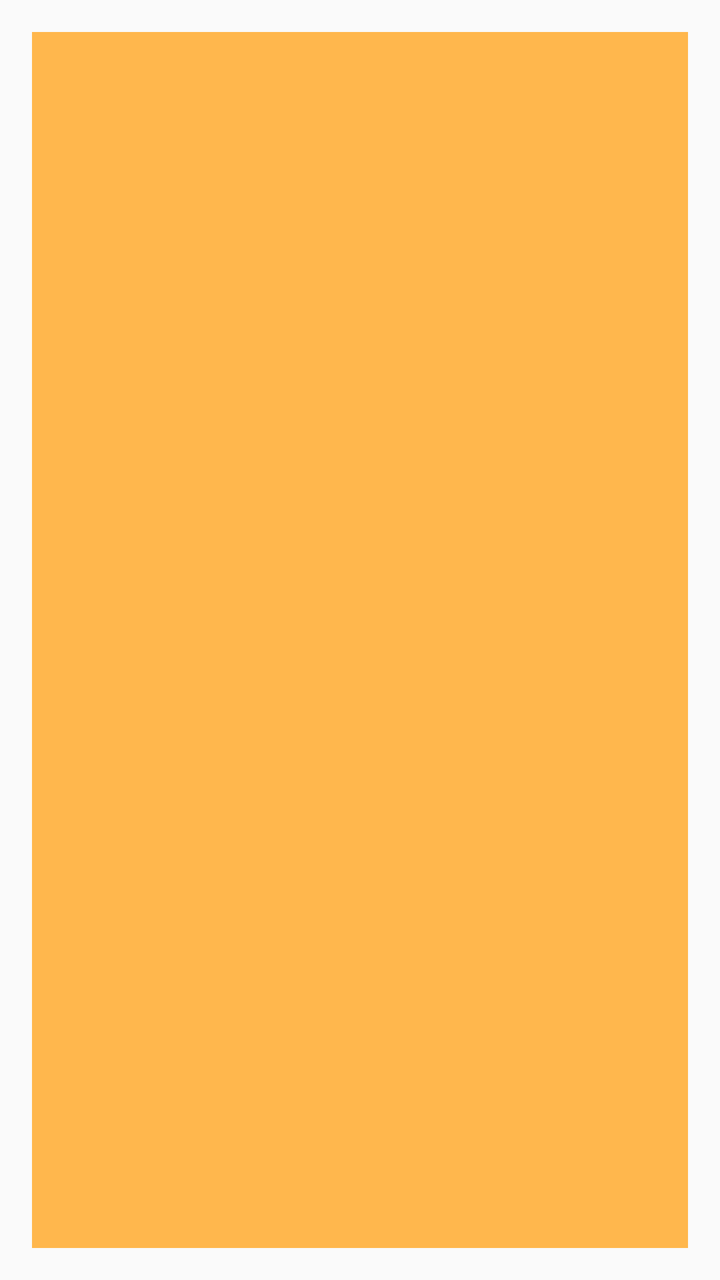
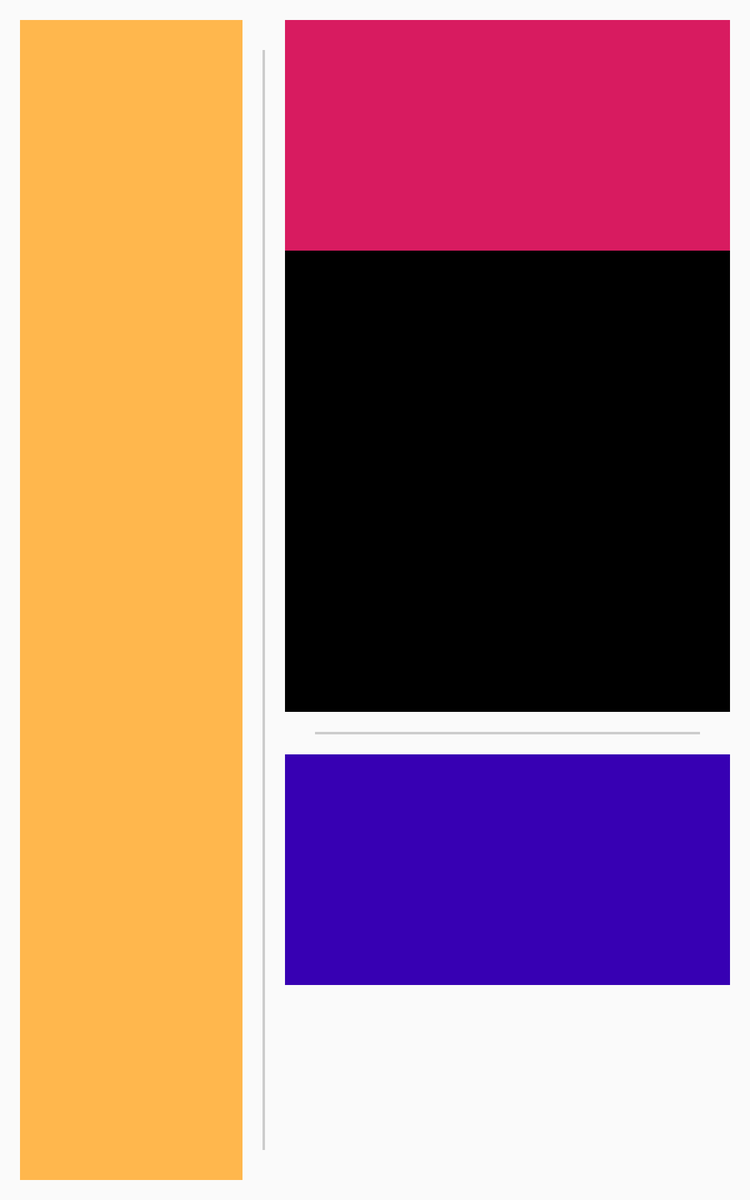

The same Android screen from two of the app's own layout files: first res/layout/ as a phone draws it, then the repository's variant for another configuration, drawn on a device whose configuration selects that folder. Both files follow.
<!-- AndroidManifest.xml: application theme AppTheme -->
<!-- res/layout/activity_steps_and_shared.xml -->
<?xml version="1.0" encoding="utf-8"?>
<FrameLayout
    xmlns:android="http://schemas.android.com/apk/res/android"
    android:layout_width="match_parent"
    android:layout_height="match_parent"
    android:layout_margin="@dimen/double_layout_margin">

    <include layout="@layout/container_steps"/>

</FrameLayout>
<!-- res/layout/container_steps.xml (included above) -->
<?xml version="1.0" encoding="utf-8"?>
<FrameLayout
    xmlns:android="http://schemas.android.com/apk/res/android"
    xmlns:tools="http://schemas.android.com/tools"
    android:id="@+id/steps_container"
    style="@style/container_style"
    android:layout_height="match_parent"
    tools:background="@color/color_wicked_orange"/>
<!-- resources referenced by this layout -->
<resources>
  <color name="color_wicked_orange">#FFB74D</color>
  <dimen name="double_layout_margin">16dp</dimen>
  <style name="container_style">
          <item name="android:layout_width">match_parent</item>
          <item name="android:layout_height">@dimen/fragment_container_height</item>
      </style>
  <style name="AppTheme" parent="Theme.AppCompat.Light.DarkActionBar">
          
          <item name="colorPrimary">@color/color_wicked_orange</item>
          <item name="colorPrimaryDark">@color/colorPrimaryDark</item>
          <item name="colorAccent">@color/colorAccent</item>
      </style>
  <dimen name="fragment_container_height">184.5dp</dimen>
  <color name="colorPrimaryDark">#00574B</color>
  <color name="colorAccent">#D81B60</color>
</resources>
<!-- res/layout-sw600dp/activity_steps_and_shared.xml (the repository's variant of the layout above) -->
<!-- drawn on a 7-inch tablet held upright -->
<?xml version="1.0" encoding="utf-8"?>
<LinearLayout xmlns:android="http://schemas.android.com/apk/res/android"
    xmlns:tools="http://schemas.android.com/tools"
    android:id="@+id/top_layout"
    android:layout_width="match_parent"
    android:layout_height="match_parent"
    android:layout_margin="@dimen/double_layout_margin"
    android:orientation="horizontal"
    tools:ignore="InconsistentLayout"
    android:baselineAligned="false">

    <FrameLayout
        android:id="@+id/container_panel"
        android:layout_width="0dp"
        android:layout_height="match_parent"
        android:layout_weight="1"
        tools:ignore="InconsistentLayout">

        <include layout="@layout/container_steps" />

    </FrameLayout>

    <FrameLayout
        android:id="@+id/master_detail_flow_divider"
        android:layout_marginLeft="@dimen/double_layout_margin"
        android:layout_marginStart="@dimen/double_layout_margin"
        android:layout_marginRight="@dimen/double_layout_margin"
        android:layout_marginEnd="@dimen/double_layout_margin"
        style="@style/divider_line_vertical"
        tools:ignore="InconsistentLayout" />

    <ScrollView
        android:layout_width="0dp"
        android:layout_height="match_parent"
        android:layout_weight="2"
        android:fillViewport="true">

        <LinearLayout
            android:layout_width="match_parent"
            android:layout_height="wrap_content"
            android:orientation="vertical">

            <include layout="@layout/containers_placeholder_video_and_thumbnail" />

            <FrameLayout
                style="@style/divider_line_horizontal"
                android:layout_marginTop="@dimen/double_layout_margin"
                android:layout_marginBottom="@dimen/double_layout_margin"/>

            <include layout="@layout/container_description" />

        </LinearLayout>

    </ScrollView>

</LinearLayout>
<!-- res/layout/containers_placeholder_video_and_thumbnail.xml (included above) -->
<?xml version="1.0" encoding="utf-8"?>
<merge xmlns:android="http://schemas.android.com/apk/res/android"
    xmlns:tools="http://schemas.android.com/tools"
    tools:showIn="@layout/activity_details">

    <ImageView
        android:id="@+id/placeholder_container"
        style="@style/container_style"
        android:src="@drawable/app_icon"
        android:contentDescription="@string/content_description_placeholder_image"
        tools:background="@color/colorAccent"/>

    <FrameLayout
        android:id="@+id/video_container"
        style="@style/container_style"
        android:background="@android:color/black" />

    <FrameLayout
        android:id="@+id/thumbnail_container"
        style="@style/container_style"
        android:background="@android:color/black" />

</merge>
<!-- res/layout/container_description.xml (included above) -->
<?xml version="1.0" encoding="utf-8"?>
<FrameLayout xmlns:android="http://schemas.android.com/apk/res/android"
xmlns:tools="http://schemas.android.com/tools"
android:id="@+id/description_container"
style="@style/container_style"
tools:background="@color/design_default_color_primary_dark"
tools:showIn="@layout/activity_details"/>
<!-- resources referenced by the variant -->
<!-- as a 7-inch tablet held upright resolves them -->
<resources>
  <color name="colorAccent">#D81B60</color>
  <color name="color_wicked_orange">#FFB74D</color>
  <dimen name="double_layout_margin">16dp</dimen>
  <string name="content_description_placeholder_image" translatable="true">placeholder image</string>
  <style name="container_style">
          <item name="android:layout_width">match_parent</item>
          <item name="android:layout_height">@dimen/fragment_container_height</item>
      </style>
  <style name="divider_line_horizontal">
          <item name="android:layout_width">match_parent</item>
          <item name="android:layout_height">@dimen/divider_thickness</item>
          <item name="android:layout_marginLeft">@dimen/divider__tip_margin</item>
          <item name="android:layout_marginStart">@dimen/divider__tip_margin</item>
          <item name="android:layout_marginRight">@dimen/divider__tip_margin</item>
          <item name="android:layout_marginEnd">@dimen/divider__tip_margin</item>
          <item name="android:background">@color/color_divider</item>
      </style>
  <style name="divider_line_vertical">
          <item name="android:layout_width">@dimen/divider_thickness</item>
          <item name="android:layout_height">match_parent</item>
          <item name="android:layout_marginTop">@dimen/divider__tip_margin</item>
          <item name="android:layout_marginBottom">@dimen/divider__tip_margin</item>
          <item name="android:background">@color/color_divider</item>
      </style>
  <style name="AppTheme" parent="Theme.AppCompat.Light.DarkActionBar">
          
          <item name="colorPrimary">@color/color_wicked_orange</item>
          <item name="colorPrimaryDark">@color/colorPrimaryDark</item>
          <item name="colorAccent">@color/colorAccent</item>
      </style>
  <dimen name="fragment_container_height">184.5dp</dimen>
  <dimen name="divider_thickness">2dp</dimen>
  <dimen name="divider__tip_margin">24dp</dimen>
  <color name="color_divider">#cccccc</color>
  <color name="colorPrimaryDark">#00574B</color>
</resources>
